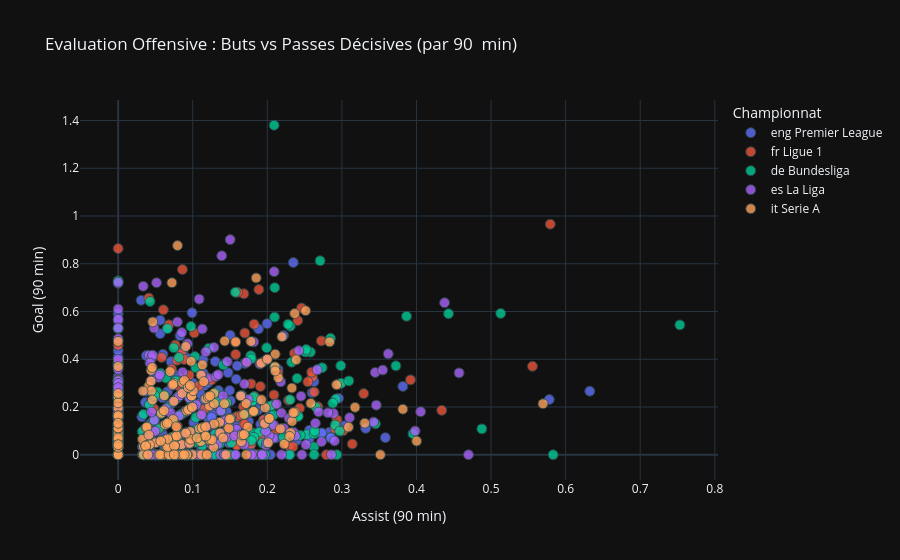

Source (notebook cell):
### Code cell
df_attacker=df[df['Pos'].str.contains('FW|MF',na=False)]
fig=px.scatter(
    df_attacker,
    x='Ast_90',
    y='Gls_90',
    color='Comp',
    hover_name='Player',
    hover_data=['Squad','Age','Min'],
    title='Evaluation Offensive : Buts vs Passes Décisives (par 90  min)',
    labels={
        "Ast_90":"Assist (90 min)",
        "Gls_90":"Goal (90 min)",
        "Comp":"Championnat"
    },
    template='plotly_dark'


)
fig.update_traces(marker=dict(size=10,opacity=0.8,line=dict(width=1,color='DarkSlateGrey')))
fig.show()

### Figure 1 — Plotly figure (JSON) as saved in the notebook; plotly's stock layout.template omitted (floating-point values rounded to 4 significant figures; data arrays with more than 128 entries replaced by an {"elided": "..."} marker saying what was removed)
{"data": [{"customdata": {"elided": "203x3 mixed values"}, "hovertemplate": "<b>%{hovertext}</b><br><br>Championnat=eng Premier League<br>Assist (90 min)=%{x}<br>Goal (90 min)=%{y}<br>Squad=%{customdata[0]}<br>Age=%{customdata[1]}<br>Min=%{customdata[2]}<extra></extra>", "hovertext": {"elided": "203 str values"}, "legendgroup": "eng Premier League", "marker": {"color": "#636efa", "symbol": "circle", "line": {"color": "DarkSlateGrey", "width": 1}, "opacity": 0.8, "size": 10}, "mode": "markers", "name": "eng Premier League", "orientation": "v", "showlegend": true, "x": {"elided": "203 float values"}, "xaxis": "x", "y": {"elided": "203 float values"}, "yaxis": "y", "type": "scatter"}, {"customdata": {"elided": "168x3 mixed values"}, "hovertemplate": "<b>%{hovertext}</b><br><br>Championnat=fr Ligue 1<br>Assist (90 min)=%{x}<br>Goal (90 min)=%{y}<br>Squad=%{customdata[0]}<br>Age=%{customdata[1]}<br>Min=%{customdata[2]}<extra></extra>", "hovertext": {"elided": "168 str values"}, "legendgroup": "fr Ligue 1", "marker": {"color": "#EF553B", "symbol": "circle", "line": {"color": "DarkSlateGrey", "width": 1}, "opacity": 0.8, "size": 10}, "mode": "markers", "name": "fr Ligue 1", "orientation": "v", "showlegend": true, "x": {"elided": "168 float values"}, "xaxis": "x", "y": {"elided": "168 float values"}, "yaxis": "y", "type": "scatter"}, {"customdata": {"elided": "180x3 mixed values"}, "hovertemplate": "<b>%{hovertext}</b><br><br>Championnat=de Bundesliga<br>Assist (90 min)=%{x}<br>Goal (90 min)=%{y}<br>Squad=%{customdata[0]}<br>Age=%{customdata[1]}<br>Min=%{customdata[2]}<extra></extra>", "hovertext": {"elided": "180 str values"}, "legendgroup": "de Bundesliga", "marker": {"color": "#00cc96", "symbol": "circle", "line": {"color": "DarkSlateGrey", "width": 1}, "opacity": 0.8, "size": 10}, "mode": "markers", "name": "de Bundesliga", "orientation": "v", "showlegend": true, "x": {"elided": "180 float values"}, "xaxis": "x", "y": {"elided": "180 float values"}, "yaxis": "y", "type": "scatter"}, {"customdata": {"elided": "188x3 mixed values"}, "hovertemplate": "<b>%{hovertext}</b><br><br>Championnat=es La Liga<br>Assist (90 min)=%{x}<br>Goal (90 min)=%{y}<br>Squad=%{customdata[0]}<br>Age=%{customdata[1]}<br>Min=%{customdata[2]}<extra></extra>", "hovertext": {"elided": "188 str values"}, "legendgroup": "es La Liga", "marker": {"color": "#ab63fa", "symbol": "circle", "line": {"color": "DarkSlateGrey", "width": 1}, "opacity": 0.8, "size": 10}, "mode": "markers", "name": "es La Liga", "orientation": "v", "showlegend": true, "x": {"elided": "188 float values"}, "xaxis": "x", "y": {"elided": "188 float values"}, "yaxis": "y", "type": "scatter"}, {"customdata": {"elided": "198x3 mixed values"}, "hovertemplate": "<b>%{hovertext}</b><br><br>Championnat=it Serie A<br>Assist (90 min)=%{x}<br>Goal (90 min)=%{y}<br>Squad=%{customdata[0]}<br>Age=%{customdata[1]}<br>Min=%{customdata[2]}<extra></extra>", "hovertext": {"elided": "198 str values"}, "legendgroup": "it Serie A", "marker": {"color": "#FFA15A", "symbol": "circle", "line": {"color": "DarkSlateGrey", "width": 1}, "opacity": 0.8, "size": 10}, "mode": "markers", "name": "it Serie A", "orientation": "v", "showlegend": true, "x": {"elided": "198 float values"}, "xaxis": "x", "y": {"elided": "198 float values"}, "yaxis": "y", "type": "scatter"}], "layout": {"xaxis": {"anchor": "y", "domain": [0.0, 1.0], "title": {"text": "Assist (90 min)"}}, "yaxis": {"anchor": "x", "domain": [0.0, 1.0], "title": {"text": "Goal (90 min)"}}, "legend": {"title": {"text": "Championnat"}, "tracegroupgap": 0}, "title": {"text": "Evaluation Offensive : Buts vs Passes Décisives (par 90  min)"}}}
